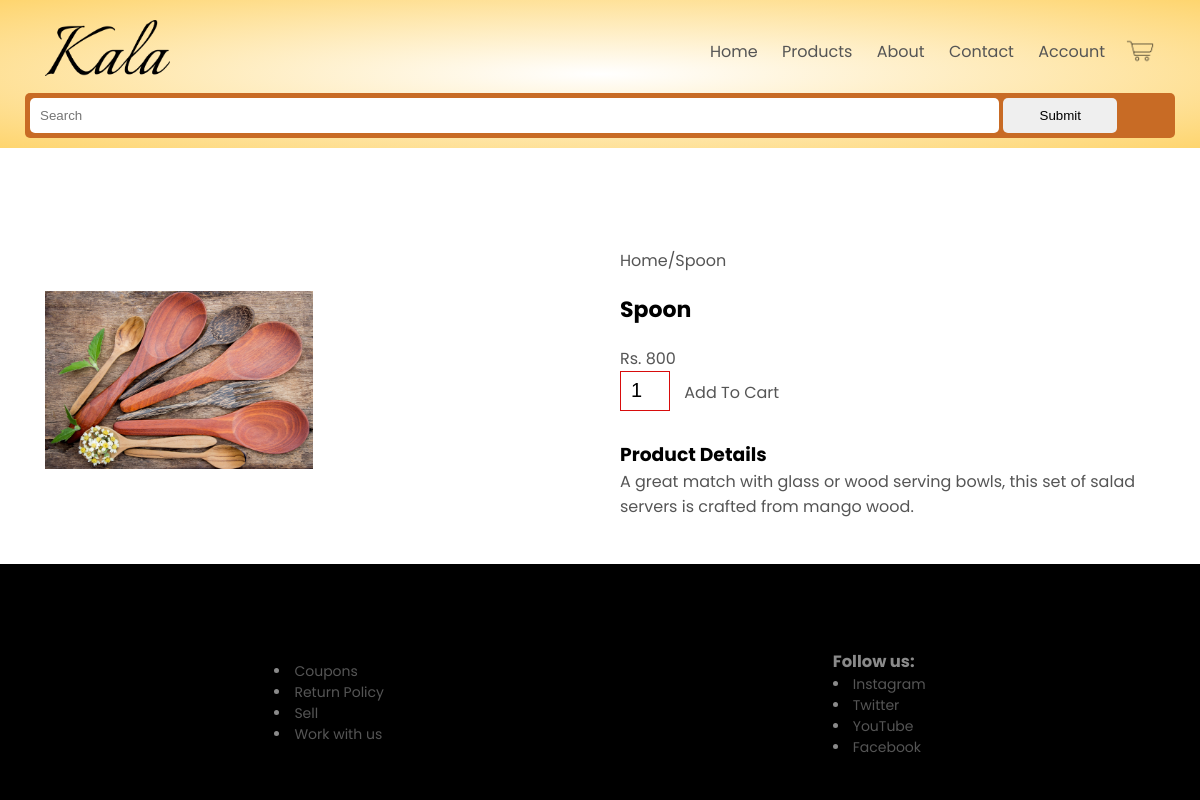
The app's page /product/3 with its own data.
### kala/models.py (models this page shows, shortened)
class Product(models.Model):
    id = models.AutoField
    product_name = models.CharField(max_length = 50)
    category = models.CharField(max_length=50, default='')
    price = models.IntegerField(default = 0)
    desc = models.CharField(max_length = 300)
    pub_date = models.DateField(default=date.today)
    image = models.ImageField(upload_to="static/images",default='')

### kala/views.py (the view)
# urls.py: path('product/<int:prodid>', views.product, name = 'Product'),
def product(request,prodid):
    prod = Product.objects.filter(id=prodid)
    return render(request,'product.html',{'prod':prod[0]})

### templates/product.html (shortened to what this page needs)
{% extends 'basic.html' %}
{% load static %}
{% block body %}
<link rel="stylesheet" href="{% static 'css/styleproduct.css' %}">
<div class="display single-product">
    <div class="row">
        <div class="col-2">
            <img class="img" src="{{prod.image.url}}" width="90%" >
        </div>
        <div class="col-2">
            <p>Home/{{prod.product_name}}</p>
            <h4>{{prod.product_name}}</h4>
            <p>Rs. {{prod.price}}</p>
            <input type="number" value="1">
            <a href="" class="btn">Add To Cart</a>
            <h3><br>Product Details </h3>
            <p>{{prod.desc}}</p>
        </div>
    </div>
</div>
{% endblock %}

### kala/static/css/style.css (style rules this page uses)
* { margin: 0; padding: 0; box-sizing: border-box; }
body { font-family: 'Poppins', sans-serif; }
a { text-decoration: none; color: #555; }
p { color: #555; }

### kala/static/css/styleproduct.css (style rules this page uses)
* { margin: 0; padding: 0; box-sizing: border-box; }
.row { display: flex; align-items: center; flex-wrap: wrap; justify-content: space-around; margin: 25px; column-gap: 0px; }
.col-2 { width: 50%; }
.col-2 img { width: 50%; }
.single-product { margin-top: 80px; }
.single-product .col-2 img { padding:0; }
.single-product .col-2 { padding: 20px; }
.single-product h4 { margin:20px 0; font-size: 22px; font-weight: bold; }
.single-product input { width: 50px; height: 40px; padding-left: 10px; font-size: 20px; margin-right: 10px; border: 1px solid rgb(216, 12, 12); }

### records on screen
Product: image (picture), product_name "Spoon", price "800", desc "A great match with glass or wood serving bowls, this set of salad servers is crafted from mango wood."
